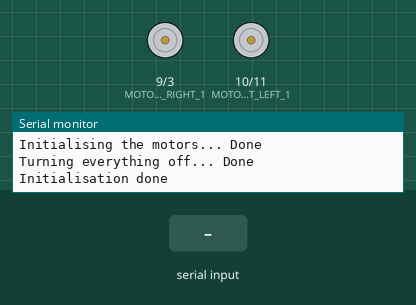
This sketch was run on a simulated Arduino Uno, built with avr-gcc and run on an emulated ATmega328P. Parts: motor-driver pin pairs drawn as motors (green arrow = first pin HIGH = forward, orange = second pin HIGH = backward, longer = more drive), the last lines printed to the serial monitor. Inputs (shaded band) come from the test bench.

Above: at 1.3 s.
1.4 s: "f90\n" received over Serial
At 1.53 s:
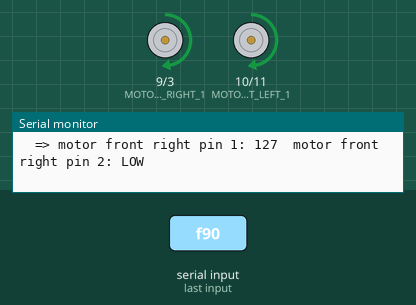
3.2 s: "R" received over Serial
At 3.8 s:
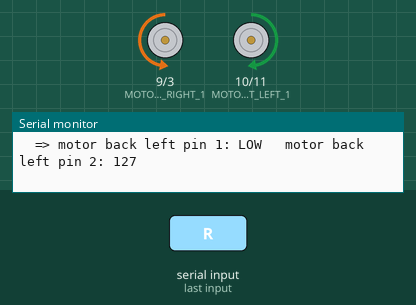
4.7 s: "200\n" received over Serial
At 4.84 s:
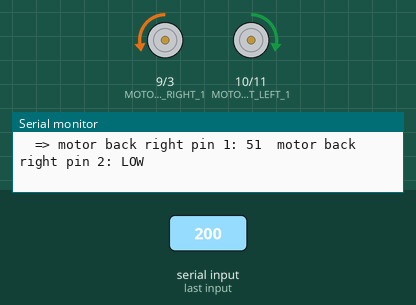
6.4 s: "b90\n" received over Serial
At 6.53 s:
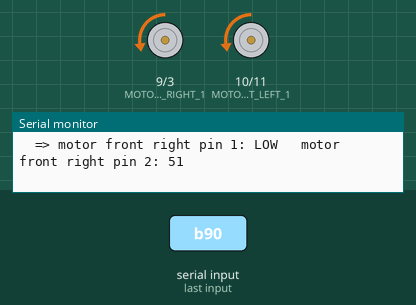
8.1 s: "l90\n" received over Serial
At 8.27 s:
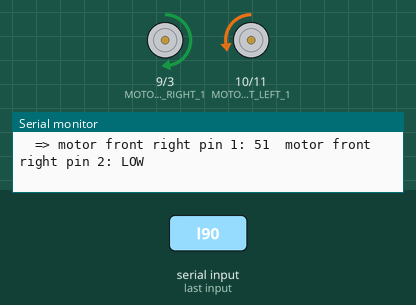
9.9 s: "f,45\n" received over Serial
At 10.03 s:
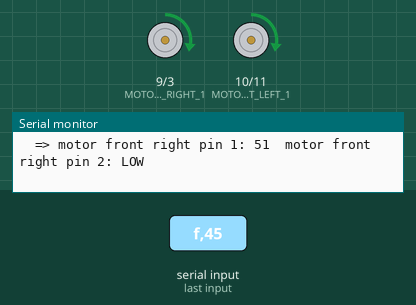
Timing chart, 0 to 12.6 s (numbered marks = the images above; inputs shaded):
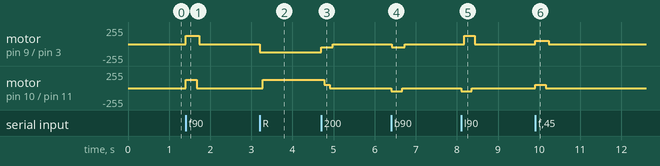

Measured:
- after the input at 1.4 s, motor on pin 9 (MOTOR_FRONT_RIGHT_1) / pin 3 (MOTOR_FRONT_RIGHT_2): stopped → forward 127/255 at once, → stopped 0.32 s later; motor on pin 10 (MOTOR_FRONT_LEFT_1) / pin 11 (MOTOR_FRONT_LEFT_2): stopped → forward 127/255 at once, → stopped 0.27 s later
- after the input at 3.2 s, motor on pin 9 (MOTOR_FRONT_RIGHT_1) / pin 3 (MOTOR_FRONT_RIGHT_2): stopped → backward 127/255 at once; motor on pin 10 (MOTOR_FRONT_LEFT_1) / pin 11 (MOTOR_FRONT_LEFT_2): stopped → forward 127/255 after 0.08 s
- after the input at 4.7 s, motor on pin 9 (MOTOR_FRONT_RIGHT_1) / pin 3 (MOTOR_FRONT_RIGHT_2): backward 127/255 → backward 51/255 at once, → stopped 0.28 s later; motor on pin 10 (MOTOR_FRONT_LEFT_1) / pin 11 (MOTOR_FRONT_LEFT_2): forward 127/255 → forward 51/255 after 0.08 s, → stopped 0.13 s later
- after the input at 6.4 s, motor on pin 9 (MOTOR_FRONT_RIGHT_1) / pin 3 (MOTOR_FRONT_RIGHT_2): stopped → backward 51/255 at once, → stopped 0.32 s later; motor on pin 10 (MOTOR_FRONT_LEFT_1) / pin 11 (MOTOR_FRONT_LEFT_2): stopped → backward 51/255 at once, → stopped 0.27 s later
- after the input at 8.1 s, motor on pin 9 (MOTOR_FRONT_RIGHT_1) / pin 3 (MOTOR_FRONT_RIGHT_2): stopped → forward 127/255 after 0.07 s, → stopped 0.26 s later; motor on pin 10 (MOTOR_FRONT_LEFT_1) / pin 11 (MOTOR_FRONT_LEFT_2): stopped → backward 51/255 at once, → stopped 0.27 s later
- after the input at 9.9 s, motor on pin 9 (MOTOR_FRONT_RIGHT_1) / pin 3 (MOTOR_FRONT_RIGHT_2): stopped → forward 51/255 at once, → stopped 0.32 s later; motor on pin 10 (MOTOR_FRONT_LEFT_1) / pin 11 (MOTOR_FRONT_LEFT_2): stopped → forward 51/255 at once, → stopped 0.26 s later

The sketch:

control.ino
```cpp
// Mathieu Paturel
// Program to control the speed and steering of a vehicule

// -------------------------------------------------------
// Global Variables
// -------------------------------------------------------

// no enable pins
#define MOTOR_FRONT_LEFT_1 10
#define MOTOR_FRONT_LEFT_2 11

#define MOTOR_FRONT_RIGHT_1 9
#define MOTOR_FRONT_RIGHT_2 3

#define MOTOR_BACK_LEFT_1 0
#define MOTOR_BACK_LEFT_2 0

#define MOTOR_BACK_RIGHT_1 0
#define MOTOR_BACK_RIGHT_2 0

// movement types
#define MOVEMENT_STOP 0
#define MOVEMENT_FORWARDS 1
#define MOVEMENT_BACKWARDS 2
#define MOVEMENT_TURN_LEFT 3
#define MOVEMENT_TURN_RIGHT 4
#define MOVEMENT_SLIDE_LEFT 5
#define MOVEMENT_SLIDE_RIGHT 6

int speed_percentage = 50;
int movement = MOVEMENT_STOP;

// -------------------------------------------------------
// The setup() method runs once, when the sketch starts
// -------------------------------------------------------
void setup(){
  Serial.begin(9600);

  Serial.println("Program: Motor Controller");

  Serial.print("MOTOR_FRONT_LEFT_1=");
  Serial.println(MOTOR_FRONT_LEFT_1, DEC);
  Serial.print("MOTOR_FRONT_LEFT_2=");
  Serial.println(MOTOR_FRONT_LEFT_2, DEC);

  Serial.print("MOTOR_FRONT_RIGHT_1=");
  Serial.println(MOTOR_FRONT_RIGHT_1, DEC);
  Serial.print("MOTOR_FRONT_RIGHT_2=");
  Serial.println(MOTOR_FRONT_RIGHT_2, DEC);

  Serial.print("Initialising the motors... ");
  pinMode(MOTOR_FRONT_LEFT_1, OUTPUT);
  pinMode(MOTOR_FRONT_LEFT_2, OUTPUT);
  pinMode(MOTOR_FRONT_RIGHT_1, OUTPUT);
  pinMode(MOTOR_FRONT_RIGHT_2, OUTPUT);
  Serial.println("Done");

  pinMode(MOTOR_BACK_LEFT_1, OUTPUT);
  pinMode(MOTOR_BACK_LEFT_2, OUTPUT);
  pinMode(MOTOR_BACK_RIGHT_1, OUTPUT);
  pinMode(MOTOR_BACK_RIGHT_2, OUTPUT);

  Serial.print("Turning everything off... ");
  digitalWrite(MOTOR_FRONT_LEFT_1, LOW);
  digitalWrite(MOTOR_FRONT_LEFT_2, LOW);
  digitalWrite(MOTOR_FRONT_RIGHT_1, LOW);
  digitalWrite(MOTOR_FRONT_RIGHT_2, LOW);

  digitalWrite(MOTOR_BACK_LEFT_1, LOW);
  digitalWrite(MOTOR_BACK_LEFT_2, LOW);
  digitalWrite(MOTOR_BACK_RIGHT_1, LOW);
  digitalWrite(MOTOR_BACK_RIGHT_2, LOW);
  Serial.println("Done");

  Serial.println("Initialisation done");

}

void front_left_forwards()
{
  analogWrite(MOTOR_FRONT_LEFT_1, speed_percentage * 255 / 100);
  digitalWrite(MOTOR_FRONT_LEFT_2, LOW);
  Serial.print("  => motor front left pin 1: ");
  Serial.print(speed_percentage * 255 / 100, DEC);
  Serial.println("  motor front left pin 2: LOW");
}

void front_left_backwards()
{
  digitalWrite(MOTOR_FRONT_LEFT_1, LOW);
  analogWrite(MOTOR_FRONT_LEFT_2, speed_percentage * 255 / 100);
  Serial.print("  => motor front left pin 1: LOW   motor front left pin 2: ");
  Serial.println(speed_percentage * 255 / 100, DEC);
}

void front_left_stop()
{
  digitalWrite(MOTOR_FRONT_LEFT_1, LOW);
  digitalWrite(MOTOR_FRONT_LEFT_2, LOW);
  Serial.println("  => motor front left pin 1: LOW   motor front left pin 2: LOW");
}

void front_right_forwards()
{
  analogWrite(MOTOR_FRONT_RIGHT_1, speed_percentage * 255 / 100);
  digitalWrite(MOTOR_FRONT_RIGHT_2, LOW);
  Serial.print("  => motor front right pin 1: ");
  Serial.print(speed_percentage * 255 / 100, DEC);
  Serial.println("  motor front right pin 2: LOW");
}

void front_right_backwards()
{
  digitalWrite(MOTOR_FRONT_RIGHT_1, LOW);
  analogWrite(MOTOR_FRONT_RIGHT_2, speed_percentage * 255 / 100);
  Serial.print("  => motor front right pin 1: LOW   motor front right pin 2: ");
  Serial.println(speed_percentage * 255 / 100, DEC);
}

void front_right_stop()
{
  digitalWrite(MOTOR_FRONT_RIGHT_1, LOW);
  digitalWrite(MOTOR_FRONT_RIGHT_2, LOW);
  Serial.println("  => motor front right pin 1: LOW   motor front right pin 2: LOW");
}

void back_left_forwards()
{
  analogWrite(MOTOR_BACK_LEFT_1, speed_percentage * 255 / 100);
  digitalWrite(MOTOR_BACK_LEFT_2, LOW);
  Serial.print("  => motor back left pin 1: ");
  Serial.print(speed_percentage * 255 / 100, DEC);
  Serial.println("  motor back left pin 2: LOW");
}

void back_left_backwards()
{
  digitalWrite(MOTOR_BACK_LEFT_1, LOW);
  analogWrite(MOTOR_BACK_LEFT_2, speed_percentage * 255 / 100);
  Serial.print("  => motor back left pin 1: LOW   motor back left pin 2: ");
  Serial.println(speed_percentage * 255 / 100, DEC);
}

void back_left_stop()
{
  digitalWrite(MOTOR_BACK_LEFT_1, LOW);
  digitalWrite(MOTOR_BACK_LEFT_2, LOW);
  Serial.println("  => motor back left pin 1: LOW   motor back left pin 2: LOW");
}

void back_right_forwards()
{
  analogWrite(MOTOR_BACK_RIGHT_1, speed_percentage * 255 / 100);
  digitalWrite(MOTOR_BACK_RIGHT_2, LOW);
  Serial.print("  => motor back right pin 1: ");
  Serial.print(speed_percentage * 255 / 100, DEC);
  Serial.println("  motor back right pin 2: LOW");
}

void back_right_backwards()
{
  digitalWrite(MOTOR_BACK_RIGHT_1, LOW);
  analogWrite(MOTOR_BACK_RIGHT_2, speed_percentage * 255 / 100);
  Serial.print("  => motor back right pin 1: LOW   motor back right pin 2: ");
  Serial.println(speed_percentage * 255 / 100, DEC);
}

void back_right_stop()
{
  digitalWrite(MOTOR_BACK_RIGHT_1, LOW);
  digitalWrite(MOTOR_BACK_RIGHT_2, LOW);
  Serial.println("  => motor back right pin 1: LOW   motor back right pin 2: LOW");
}

void implement_movement()
{
  if (movement == MOVEMENT_STOP)
  {
    front_left_stop();
    front_right_stop();
    back_left_stop();
    back_right_stop();
  }
  else if (movement == MOVEMENT_FORWARDS)
  {
    front_left_forwards();
    front_right_forwards();
    back_left_forwards();
    back_right_forwards();
  }
  else if (movement == MOVEMENT_BACKWARDS)
  {
    front_left_backwards();
    front_right_backwards();
    back_left_backwards();
    back_right_backwards();
  }
  else if (movement == MOVEMENT_TURN_LEFT)
  {
    front_left_backwards();
    back_left_backwards();

    front_right_forwards();
    back_right_forwards();

  }
  else if (movement == MOVEMENT_TURN_RIGHT)
  {
    front_right_backwards();
    back_right_backwards();

    front_left_forwards();
    back_left_forwards();
  }
  else if (movement == MOVEMENT_SLIDE_LEFT)
  {
    front_right_forwards();
    back_right_backwards();

    front_left_backwards();
    back_left_forwards();
  }
  else if (movement == MOVEMENT_SLIDE_RIGHT)
  {
    front_right_backwards();
    back_right_forwards();

    front_left_forwards();
    back_left_backwards();
  }
  else
  {
    Serial.println("assert false; unknown movement");
  }
}

// -------------------------------------------------------
// The loop() method runs over and over again
// -------------------------------------------------------
void loop(){
  int byte = Serial.read();
  if (byte < 0)
  {
    return;
  }

  if (byte == 'f')
  {
    movement = MOVEMENT_FORWARDS;
    Serial.println("Forwards");
  }
  else if (byte == 'b')
  {
    movement = MOVEMENT_BACKWARDS;
    Serial.println("Backwards");
  }
  else if (byte == 'l')
  {
    movement = MOVEMENT_TURN_LEFT;
    Serial.println("Turn Left");
  }
  else if (byte == 'r')
  {
    movement = MOVEMENT_TURN_RIGHT;
    Serial.println("Turn Right");
  }
  else if (byte == 'L')
  {
    movement = MOVEMENT_SLIDE_LEFT;
    Serial.println("Slide Left");
  }
  else if (byte == 'R')
  {
    movement = MOVEMENT_SLIDE_RIGHT;
    Serial.println("Slide Right");
  }
  else if (byte == '0')
  {
    movement = MOVEMENT_STOP;
    Serial.println("Stop");
  }
  else if ('1' <= byte && byte <= '5')
  {
    // bit of ASCII trickery
    //
    // if you feel like taking marks off for it, please don't, I clearly know
    // how to write 5 if statements, I've written 5+ above.
    speed_percentage = (byte - '0') * 10;
    Serial.print("Speed = ");
    Serial.print(speed_percentage, DEC);
    Serial.println("%");
  }
  else
  {
    Serial.print("Unknown command '");
    Serial.print(byte);
    Serial.println("' For safety, the vehicule was stopped");
    movement = MOVEMENT_STOP;
  }

  implement_movement();
}
```
